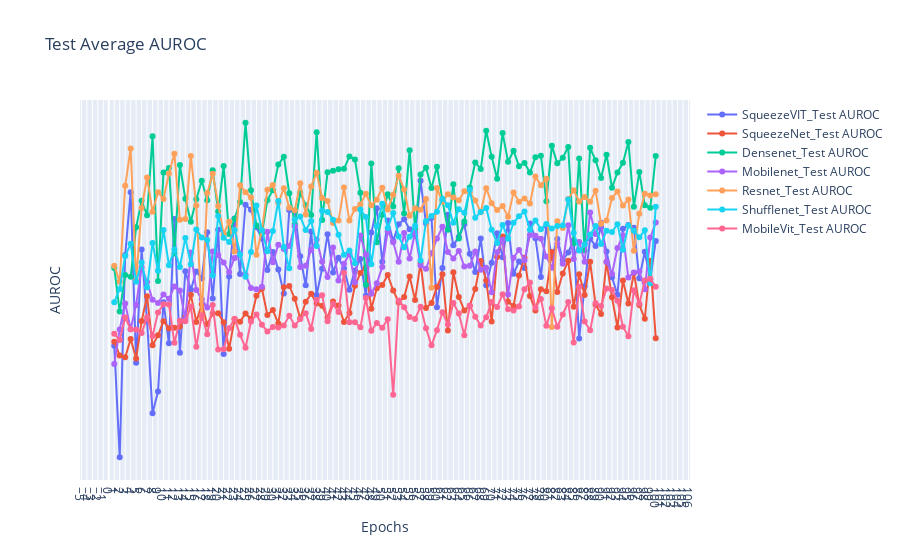

Here is the notebook cell this chart was saved with:
### Code cell
fig = go.Figure()
for exps in test_auroc_data.keys():
    # plt.plot(epochs, loss_data[exps][0], label=exps + 'Train Loss', marker='o')
    # plt.plot(epochs, loss_data[exps][1], label=exps + 'Validation Loss', marker='o')
    # fig.add_trace(go.Scatter(x=epochs, y=auroc_data[exps][0], mode='lines+markers', name=exps + '_Train Loss'))
    fig.add_trace(go.Scatter(x=epochs, y=test_auroc_data[exps], mode='lines+markers', name=exps + '_Test AUROC'))
# fig.add_trace(go.Scatter(x=epochs, y=train_loss, mode='lines+markers', name='Train Loss'))
# fig.add_trace(go.Scatter(x=epochs, y=val_loss, mode='lines+markers', name='Validation Loss'))

fig.update_layout(
    title='Test Average AUROC',
    xaxis_title='Epochs',
    yaxis_title='AUROC',
    xaxis=dict(tickmode='linear'),
    yaxis=dict(tickmode='linear'),
    # legend=dict(x=0, y=1),
    # grid=dict(),
)

fig.show()
